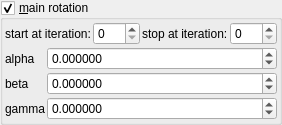
    <widget class="MyGroupBox" name="groupCheck_mandelbox_main_rotation_enabled">
     <property name="title">
      <string>&amp;main rotation</string>
     </property>
     <property name="checkable">
      <bool>true</bool>
     </property>
     <layout class="QVBoxLayout" name="verticalLayout_3" stretch="0,0">
      <property name="spacing">
       <number>2</number>
      </property>
      <property name="leftMargin">
       <number>2</number>
      </property>
      <property name="topMargin">
       <number>2</number>
      </property>
      <property name="rightMargin">
       <number>2</number>
      </property>
      <property name="bottomMargin">
       <number>2</number>
      </property>
      <item>
       <layout class="QHBoxLayout" name="horizontalLayout_27" stretch="0,1,0,1">
        <item>
         <widget class="QLabel" name="label_107">
          <property name="text">
           <string>start at iteration:</string>
          </property>
         </widget>
        </item>
        <item>
         <widget class="MySpinBox" name="spinboxInt_transf_start_iterations_R">
          <property name="sizePolicy">
           <sizepolicy hsizetype="Minimum" vsizetype="Maximum">
            <horstretch>0</horstretch>
            <verstretch>0</verstretch>
           </sizepolicy>
          </property>
          <property name="minimum">
           <number>0</number>
          </property>
          <property name="maximum">
           <number>999</number>
          </property>
          <property name="value">
           <number>0</number>
          </property>
         </widget>
        </item>
        <item>
         <widget class="QLabel" name="label_79">
          <property name="text">
           <string>stop at iteration:</string>
          </property>
         </widget>
        </item>
        <item>
         <widget class="MySpinBox" name="spinboxInt_transf_stop_iterations_R">
          <property name="sizePolicy">
           <sizepolicy hsizetype="Preferred" vsizetype="Maximum">
            <horstretch>0</horstretch>
            <verstretch>0</verstretch>
           </sizepolicy>
          </property>
          <property name="maximum">
           <number>999</number>
          </property>
         </widget>
        </item>
       </layout>
      </item>
      <item>
       <layout class="QGridLayout" name="gridLayout_43" columnstretch="0,1">
        <property name="spacing">
         <number>2</number>
        </property>
        <item row="0" column="0">
         <widget class="QLabel" name="label_43">
          <property name="text">
           <string notr="true">alpha</string>
          </property>
         </widget>
        </item>
        <item row="1" column="0">
         <widget class="QLabel" name="label_44">
          <property name="text">
           <string notr="true">beta</string>
          </property>
         </widget>
        </item>
        <item row="2" column="0">
         <widget class="QLabel" name="label_45">
          <property name="text">
           <string notr="true">gamma</string>
          </property>
         </widget>
        </item>
        <item row="2" column="1">
         <widget class="MyDoubleSpinBox" name="spinboxd3_mandelbox_rotation_main_z">
          <property name="sizePolicy">
           <sizepolicy hsizetype="Minimum" vsizetype="Maximum">
            <horstretch>0</horstretch>
            <verstretch>0</verstretch>
           </sizepolicy>
          </property>
          <property name="prefix">
           <string/>
          </property>
          <property name="suffix">
           <string/>
          </property>
          <property name="decimals">
           <number>6</number>
          </property>
          <property name="minimum">
           <double>-36000.000000000000000</double>
          </property>
          <property name="maximum">
           <double>36000.000000000000000</double>
          </property>
          <property name="singleStep">
           <double>1.000000000000000</double>
          </property>
         </widget>
        </item>
        <item row="0" column="1">
         <widget class="MyDoubleSpinBox" name="spinboxd3_mandelbox_rotation_main_x">
          <property name="sizePolicy">
           <sizepolicy hsizetype="Minimum" vsizetype="Maximum">
            <horstretch>0</horstretch>
            <verstretch>0</verstretch>
           </sizepolicy>
          </property>
          <property name="prefix">
           <string/>
          </property>
          <property name="suffix">
           <string/>
          </property>
          <property name="decimals">
           <number>6</number>
          </property>
          <property name="minimum">
           <double>-36000.000000000000000</double>
          </property>
          <property name="maximum">
           <double>36000.000000000000000</double>
          </property>
          <property name="singleStep">
           <double>1.000000000000000</double>
          </property>
         </widget>
        </item>
        <item row="1" column="1">
         <widget class="MyDoubleSpinBox" name="spinboxd3_mandelbox_rotation_main_y">
          <property name="sizePolicy">
           <sizepolicy hsizetype="Minimum" vsizetype="Maximum">
            <horstretch>0</horstretch>
            <verstretch>0</verstretch>
           </sizepolicy>
          </property>
          <property name="prefix">
           <string/>
          </property>
          <property name="suffix">
           <string/>
          </property>
          <property name="decimals">
           <number>6</number>
          </property>
          <property name="minimum">
           <double>-36000.000000000000000</double>
          </property>
          <property name="maximum">
           <double>36000.000000000000000</double>
          </property>
          <property name="singleStep">
           <double>1.000000000000000</double>
          </property>
         </widget>
        </item>
       </layout>
      </item>
     </layout>
    </widget>
